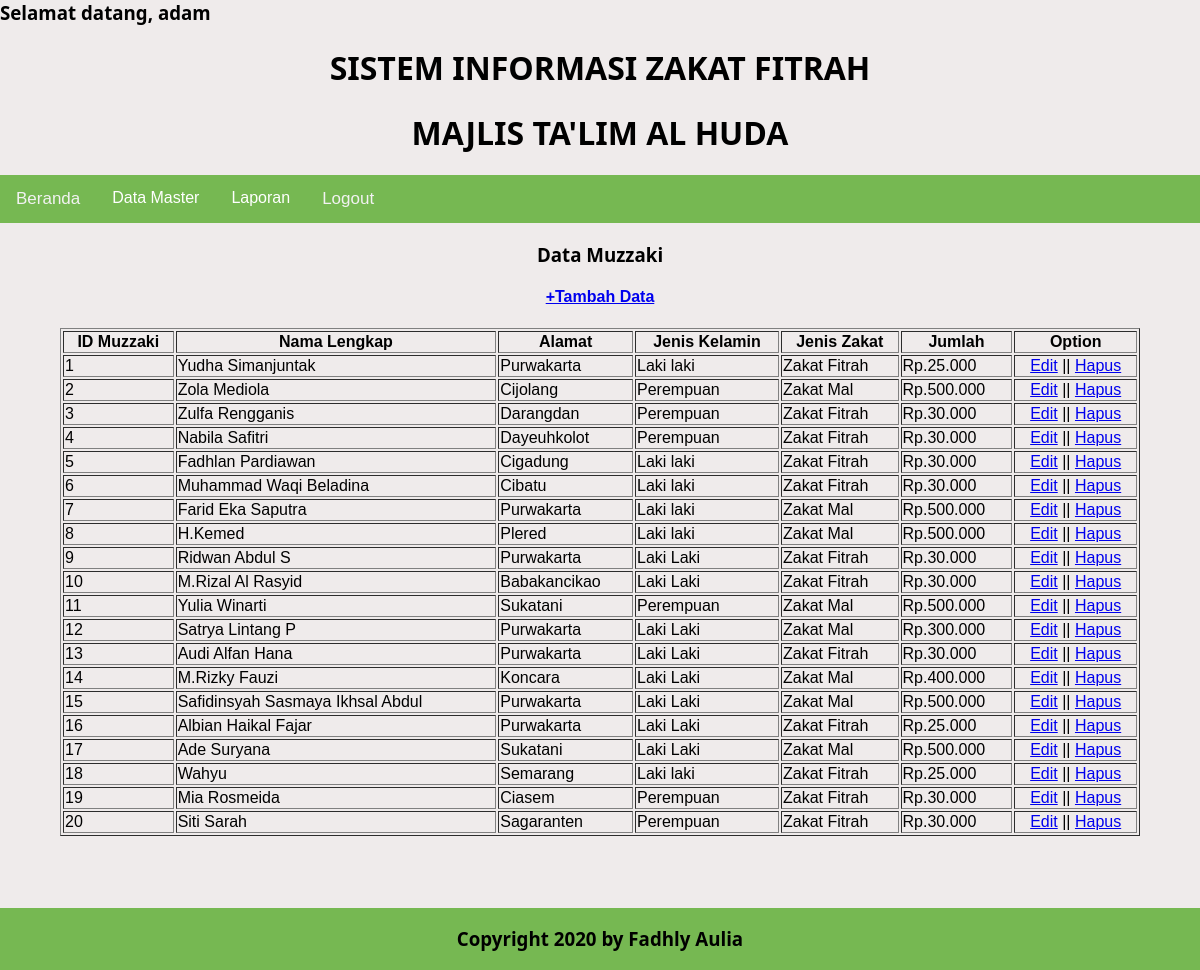
/data_muzzaki.php (signed in), run on the app's committed database.
### tables this page shows
CREATE TABLE `data_muzzaki` (
  `id_muzzaki` int(11) NOT NULL,
  `nama_muzzaki` varchar(200) NOT NULL,
  `alamat` varchar(200) NOT NULL,
  `jenis_kelamin` varchar(200) NOT NULL,
  `jenis_zakat` varchar(200) NOT NULL,
  `jumlah` varchar(200) NOT NULL
);

### data_muzzaki.php (the view, shortened to what this page needs)
<?php
$query = "select * from data_muzzaki";
$cek = mysql_query($query);
?>
<html>
    <head>
        <link rel = "stylesheet" href="style.css">
    </head>
    <body>
    <h3>Selamat datang, <?php echo $_SESSION["login_user"]; ?></h3>
    <h1>SISTEM INFORMASI ZAKAT FITRAH</h1>
        <h1>MAJLIS TA'LIM AL HUDA</h1>
<div class="topnav">
    <a href="home.php">Beranda</a>
    <div class="subnav">
  <button class="subnavbtn">Data Master<i class="fa fa-caret-down"></i></button>
  </div>
  <div class="subnav">
  <button class="subnavbtn">Laporan<i class="fa fa-caret-down"></i></button>
</div>
  <a href="logout.php">Logout</a>
</div>
<h3 align = center >Data Muzzaki</h3>
<center>
    <table border = 1 width="90%">
        <tr>
            <th>ID Muzzaki</th>
            <th>Nama Lengkap</th>
            <th>Alamat</th>
            <th>Jenis Kelamin</th>
            <th>Jenis Zakat</th>
            <th>Jumlah</th>
            <th>Option</th>
            <h4><a href="tambah_muzzaki.php">+Tambah Data</a></h4>
            <?php
            while($data = mysql_fetch_assoc($cek)){
                ?>
                <tr>
                    <td><?php echo $data['id_muzzaki'];?></td>
                    <td><?php echo $data['nama_muzzaki'];?></td>
                    <td><?php echo $data['alamat'];?></td>
                    <td><?php echo $data['jenis_kelamin'];?></td>
                    <td><?php echo $data['jenis_zakat'];?></td>
                    <td><?php echo $data['jumlah'];?></td>
                    <td align = center><a href="edit_muzzaki.php?id=<?php echo $data['id_muzzaki'];?>">Edit</a> ||
                <a href="hapus_muzzaki.php?id=<?php echo $data['id_muzzaki'];?>">Hapus</a></td>
            </tr>
            <?php
            }
            ?>
        </tr>
    </table>
</center>
<br><br><br><br>
<div class = "topnav">
<h3 align = center>Copyright 2020 by Fadhly Aulia</h3>
</div>
</body>
</html>

### style.css (style rules this page uses)
body { margin: 0; font-family: Arial, Helvetica, sans-serif; box-sizing: border-box; background-color: rgba(236, 231, 231, 0.822); }
.topnav { overflow: hidden; background-color: #76b852; position: center; }
.topnav a { float: left; color: #f2f2f2; text-align: center; padding: 14px 16px; text-decoration: none; font-size: 17px; }
.subnav { float: left; overflow: hidden; }
.subnav .subnavbtn { font-size: 16px; border: none; outline: none; color: white; padding: 14px 16px; background-color: inherit; font-family: inherit; margin: 0; }
h4 { color:white; font-family: Arial, Helvetica, sans-serif; }
h3 { color: black; font-family: 'Segoe UI'; }
h1 { text-align: center; color: black; font-family: 'Segoe UI'; }

### data on the page
data_muzzaki: id_muzzaki "1", nama_muzzaki "Yudha Simanjuntak", alamat "Purwakarta", jenis_kelamin "Laki laki", jenis_zakat "Zakat Fitrah", jumlah "Rp.25.000"
data_muzzaki: id_muzzaki "2", nama_muzzaki "Zola Mediola", alamat "Cijolang", jenis_kelamin "Perempuan", jenis_zakat "Zakat Mal", jumlah "Rp.500.000"
data_muzzaki: id_muzzaki "3", nama_muzzaki "Zulfa Rengganis", alamat "Darangdan", jenis_kelamin "Perempuan", jenis_zakat "Zakat Fitrah", jumlah "Rp.30.000"
data_muzzaki: id_muzzaki "4", nama_muzzaki "Nabila Safitri", alamat "Dayeuhkolot", jenis_kelamin "Perempuan", jenis_zakat "Zakat Fitrah", jumlah "Rp.30.000"
data_muzzaki: id_muzzaki "5", nama_muzzaki "Fadhlan Pardiawan", alamat "Cigadung", jenis_kelamin "Laki laki", jenis_zakat "Zakat Fitrah", jumlah "Rp.30.000"
data_muzzaki: id_muzzaki "6", nama_muzzaki "Muhammad Waqi Beladina", alamat "Cibatu", jenis_kelamin "Laki laki", jenis_zakat "Zakat Fitrah", jumlah "Rp.30.000"
data_muzzaki: id_muzzaki "7", nama_muzzaki "Farid Eka Saputra", alamat "Purwakarta", jenis_kelamin "Laki laki", jenis_zakat "Zakat Mal", jumlah "Rp.500.000"
data_muzzaki: id_muzzaki "8", nama_muzzaki "H.Kemed", alamat "Plered", jenis_kelamin "Laki laki", jenis_zakat "Zakat Mal", jumlah "Rp.500.000"
data_muzzaki: id_muzzaki "9", nama_muzzaki "Ridwan Abdul S", alamat "Purwakarta", jenis_kelamin "Laki Laki", jenis_zakat "Zakat Fitrah", jumlah "Rp.30.000"
data_muzzaki: id_muzzaki "10", nama_muzzaki "M.Rizal Al Rasyid", alamat "Babakancikao", jenis_kelamin "Laki Laki", jenis_zakat "Zakat Fitrah", jumlah "Rp.30.000"
data_muzzaki: id_muzzaki "11", nama_muzzaki "Yulia Winarti", alamat "Sukatani", jenis_kelamin "Perempuan", jenis_zakat "Zakat Mal", jumlah "Rp.500.000"
data_muzzaki: id_muzzaki "12", nama_muzzaki "Satrya Lintang P", alamat "Purwakarta", jenis_kelamin "Laki Laki", jenis_zakat "Zakat Mal", jumlah "Rp.300.000"
data_muzzaki: id_muzzaki "13", nama_muzzaki "Audi Alfan Hana", alamat "Purwakarta", jenis_kelamin "Laki Laki", jenis_zakat "Zakat Fitrah", jumlah "Rp.30.000"
data_muzzaki: id_muzzaki "14", nama_muzzaki "M.Rizky Fauzi", alamat "Koncara", jenis_kelamin "Laki Laki", jenis_zakat "Zakat Mal", jumlah "Rp.400.000"
data_muzzaki: id_muzzaki "15", nama_muzzaki "Safidinsyah Sasmaya Ikhsal Abdul", alamat "Purwakarta", jenis_kelamin "Laki Laki", jenis_zakat "Zakat Mal", jumlah "Rp.500.000"
data_muzzaki: id_muzzaki "16", nama_muzzaki "Albian Haikal Fajar", alamat "Purwakarta", jenis_kelamin "Laki Laki", jenis_zakat "Zakat Fitrah", jumlah "Rp.25.000"
data_muzzaki: id_muzzaki "17", nama_muzzaki "Ade Suryana", alamat "Sukatani", jenis_kelamin "Laki Laki", jenis_zakat "Zakat Mal", jumlah "Rp.500.000"
data_muzzaki: id_muzzaki "18", nama_muzzaki "Wahyu", alamat "Semarang", jenis_kelamin "Laki laki", jenis_zakat "Zakat Fitrah", jumlah "Rp.25.000"
data_muzzaki: id_muzzaki "19", nama_muzzaki "Mia Rosmeida", alamat "Ciasem", jenis_kelamin "Perempuan", jenis_zakat "Zakat Fitrah", jumlah "Rp.30.000"
data_muzzaki: id_muzzaki "20", nama_muzzaki "Siti Sarah", alamat "Sagaranten", jenis_kelamin "Perempuan", jenis_zakat "Zakat Fitrah", jumlah "Rp.30.000"

### other printed values
$_SESSION["login_user"] "adam"
